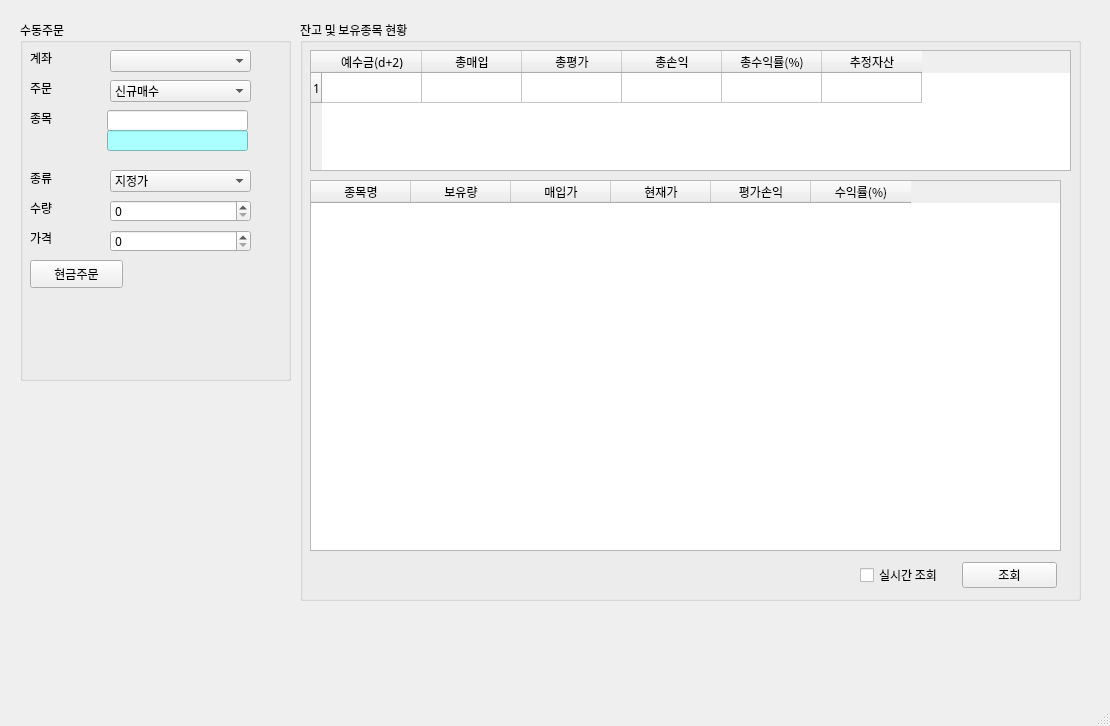
<?xml version="1.0" encoding="UTF-8"?>
<ui version="4.0">
 <class>MainWindow</class>
 <widget class="QMainWindow" name="MainWindow">
  <property name="geometry">
   <rect>
    <x>0</x>
    <y>0</y>
    <width>1110</width>
    <height>726</height>
   </rect>
  </property>
  <property name="windowTitle">
   <string>Quant v0.2</string>
  </property>
  <property name="windowIcon">
   <iconset>
    <normaloff>assets/image/icon.png</normaloff>assets/image/icon.png</iconset>
  </property>
  <widget class="QWidget" name="centralwidget">
   <widget class="QGroupBox" name="groupBox">
    <property name="geometry">
     <rect>
      <x>20</x>
      <y>20</y>
      <width>271</width>
      <height>361</height>
     </rect>
    </property>
    <property name="font">
     <font>
      <family>나눔바른고딕 UltraLight</family>
     </font>
    </property>
    <property name="title">
     <string>수동주문</string>
    </property>
    <widget class="QLabel" name="label">
     <property name="geometry">
      <rect>
       <x>10</x>
       <y>30</y>
       <width>64</width>
       <height>15</height>
      </rect>
     </property>
     <property name="font">
      <font>
       <family>나눔바른고딕 UltraLight</family>
      </font>
     </property>
     <property name="text">
      <string>계좌</string>
     </property>
    </widget>
    <widget class="QLabel" name="label_2">
     <property name="geometry">
      <rect>
       <x>10</x>
       <y>60</y>
       <width>64</width>
       <height>15</height>
      </rect>
     </property>
     <property name="font">
      <font>
       <family>나눔바른고딕 UltraLight</family>
      </font>
     </property>
     <property name="text">
      <string>주문</string>
     </property>
    </widget>
    <widget class="QLabel" name="label_3">
     <property name="geometry">
      <rect>
       <x>10</x>
       <y>90</y>
       <width>64</width>
       <height>15</height>
      </rect>
     </property>
     <property name="font">
      <font>
       <family>나눔바른고딕 UltraLight</family>
      </font>
     </property>
     <property name="text">
      <string>종목</string>
     </property>
    </widget>
    <widget class="QLabel" name="label_4">
     <property name="geometry">
      <rect>
       <x>10</x>
       <y>150</y>
       <width>64</width>
       <height>15</height>
      </rect>
     </property>
     <property name="font">
      <font>
       <family>나눔바른고딕 UltraLight</family>
      </font>
     </property>
     <property name="text">
      <string>종류</string>
     </property>
    </widget>
    <widget class="QLabel" name="label_5">
     <property name="geometry">
      <rect>
       <x>10</x>
       <y>180</y>
       <width>64</width>
       <height>15</height>
      </rect>
     </property>
     <property name="font">
      <font>
       <family>나눔바른고딕 UltraLight</family>
      </font>
     </property>
     <property name="text">
      <string>수량</string>
     </property>
    </widget>
    <widget class="QLabel" name="label_6">
     <property name="geometry">
      <rect>
       <x>10</x>
       <y>210</y>
       <width>64</width>
       <height>15</height>
      </rect>
     </property>
     <property name="font">
      <font>
       <family>나눔바른고딕 UltraLight</family>
      </font>
     </property>
     <property name="text">
      <string>가격</string>
     </property>
    </widget>
    <widget class="QComboBox" name="cmbAccountList">
     <property name="geometry">
      <rect>
       <x>90</x>
       <y>30</y>
       <width>141</width>
       <height>22</height>
      </rect>
     </property>
     <property name="font">
      <font>
       <family>나눔바른고딕 UltraLight</family>
      </font>
     </property>
    </widget>
    <widget class="QComboBox" name="comboBox_2">
     <property name="geometry">
      <rect>
       <x>90</x>
       <y>60</y>
       <width>141</width>
       <height>22</height>
      </rect>
     </property>
     <property name="font">
      <font>
       <family>나눔바른고딕 UltraLight</family>
      </font>
     </property>
     <item>
      <property name="text">
       <string>신규매수</string>
      </property>
     </item>
     <item>
      <property name="text">
       <string>신규매도</string>
      </property>
     </item>
     <item>
      <property name="text">
       <string>매수취소</string>
      </property>
     </item>
     <item>
      <property name="text">
       <string>매도취소</string>
      </property>
     </item>
    </widget>
    <widget class="QComboBox" name="comboBox_4">
     <property name="geometry">
      <rect>
       <x>90</x>
       <y>150</y>
       <width>141</width>
       <height>22</height>
      </rect>
     </property>
     <property name="font">
      <font>
       <family>나눔바른고딕 UltraLight</family>
      </font>
     </property>
     <item>
      <property name="text">
       <string>지정가</string>
      </property>
     </item>
     <item>
      <property name="text">
       <string>시장가</string>
      </property>
     </item>
    </widget>
    <widget class="QLineEdit" name="lineEdit">
     <property name="geometry">
      <rect>
       <x>87</x>
       <y>90</y>
       <width>141</width>
       <height>21</height>
      </rect>
     </property>
     <property name="font">
      <font>
       <family>나눔바른고딕 UltraLight</family>
      </font>
     </property>
    </widget>
    <widget class="QLineEdit" name="lineEdit_2">
     <property name="geometry">
      <rect>
       <x>87</x>
       <y>110</y>
       <width>141</width>
       <height>21</height>
      </rect>
     </property>
     <property name="font">
      <font>
       <family>나눔바른고딕 UltraLight</family>
      </font>
     </property>
     <property name="styleSheet">
      <string notr="true">background-color:rgb(170, 255, 255)</string>
     </property>
    </widget>
    <widget class="QSpinBox" name="spinBox">
     <property name="geometry">
      <rect>
       <x>90</x>
       <y>180</y>
       <width>141</width>
       <height>22</height>
      </rect>
     </property>
     <property name="font">
      <font>
       <family>나눔바른고딕 UltraLight</family>
      </font>
     </property>
    </widget>
    <widget class="QSpinBox" name="spinBox_2">
     <property name="geometry">
      <rect>
       <x>90</x>
       <y>210</y>
       <width>141</width>
       <height>22</height>
      </rect>
     </property>
     <property name="font">
      <font>
       <family>나눔바른고딕 UltraLight</family>
      </font>
     </property>
     <property name="maximum">
      <number>1000000</number>
     </property>
     <property name="singleStep">
      <number>50</number>
     </property>
    </widget>
    <widget class="QPushButton" name="btnSendOrder">
     <property name="geometry">
      <rect>
       <x>10</x>
       <y>240</y>
       <width>93</width>
       <height>28</height>
      </rect>
     </property>
     <property name="font">
      <font>
       <family>나눔바른고딕 UltraLight</family>
      </font>
     </property>
     <property name="text">
      <string>현금주문</string>
     </property>
    </widget>
   </widget>
   <widget class="QGroupBox" name="groupBox_2">
    <property name="geometry">
     <rect>
      <x>300</x>
      <y>20</y>
      <width>781</width>
      <height>581</height>
     </rect>
    </property>
    <property name="font">
     <font>
      <family>나눔바른고딕 UltraLight</family>
     </font>
    </property>
    <property name="title">
     <string>잔고 및 보유종목 현황</string>
    </property>
    <widget class="QTableWidget" name="tableWidget">
     <property name="geometry">
      <rect>
       <x>10</x>
       <y>30</y>
       <width>761</width>
       <height>121</height>
      </rect>
     </property>
     <property name="rowCount">
      <number>1</number>
     </property>
     <row/>
     <column>
      <property name="text">
       <string>예수금(d+2)</string>
      </property>
     </column>
     <column>
      <property name="text">
       <string>총매입</string>
      </property>
     </column>
     <column>
      <property name="text">
       <string>총평가</string>
      </property>
     </column>
     <column>
      <property name="text">
       <string>총손익</string>
      </property>
     </column>
     <column>
      <property name="text">
       <string>총수익률(%)</string>
      </property>
     </column>
     <column>
      <property name="text">
       <string>추정자산</string>
      </property>
     </column>
    </widget>
    <widget class="QTableWidget" name="tableWidget_2">
     <property name="geometry">
      <rect>
       <x>10</x>
       <y>160</y>
       <width>751</width>
       <height>371</height>
      </rect>
     </property>
     <column>
      <property name="text">
       <string>종목명</string>
      </property>
     </column>
     <column>
      <property name="text">
       <string>보유량</string>
      </property>
     </column>
     <column>
      <property name="text">
       <string>매입가</string>
      </property>
     </column>
     <column>
      <property name="text">
       <string>현재가</string>
      </property>
     </column>
     <column>
      <property name="text">
       <string>평가손익</string>
      </property>
     </column>
     <column>
      <property name="text">
       <string>수익률(%)</string>
      </property>
     </column>
    </widget>
    <widget class="QWidget" name="">
     <property name="geometry">
      <rect>
       <x>560</x>
       <y>540</y>
       <width>197</width>
       <height>30</height>
      </rect>
     </property>
     <layout class="QHBoxLayout" name="horizontalLayout">
      <item>
       <widget class="QCheckBox" name="chkRealTime">
        <property name="text">
         <string>실시간 조회</string>
        </property>
       </widget>
      </item>
      <item>
       <widget class="QPushButton" name="btnCheckBalance">
        <property name="text">
         <string>조회</string>
        </property>
       </widget>
      </item>
     </layout>
    </widget>
   </widget>
  </widget>
  <widget class="QMenuBar" name="menubar">
   <property name="geometry">
    <rect>
     <x>0</x>
     <y>0</y>
     <width>1110</width>
     <height>21</height>
    </rect>
   </property>
  </widget>
  <widget class="QStatusBar" name="statusbar"/>
 </widget>
 <resources/>
 <connections/>
</ui>
